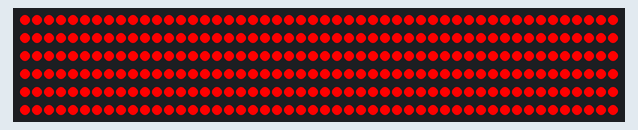
Simulated run of this sketch. Board: Arduino Uno, built with avr-gcc and run on an emulated ATmega328P. Parts: 300 RGB LEDs in strip order, left to right, continuing on the next row. The strip is taken to match the declared colour order.

Above: at 0.21 s.
At 0.56 s:
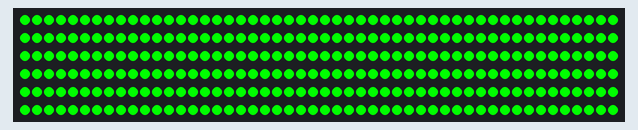
At 0.91 s:
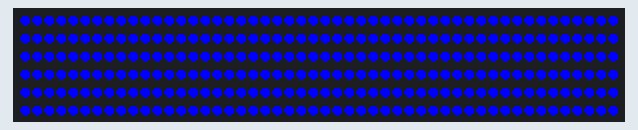

Measured:
- by itself, everything shown: repeats every 1.0 s, in 3 steps

The sketch:

led_wall.ino
```cpp
#include <Adafruit_NeoPixel.h>

#define LED_PIN    6
#define LED_COUNT 300

Adafruit_NeoPixel strip(LED_COUNT, LED_PIN, NEO_RGB + NEO_KHZ800);

void setup() {
  strip.begin();
  strip.show();
  strip.setBrightness(255);
  color(strip.Color(255,   255,   255));
}

void loop() {
  color(strip.Color(255,   0,   0));
  delay(20);
  color(strip.Color(0,   255,   0));
  delay(20);
  color(strip.Color(0,   0,   255));
  delay(20);

}

void color(uint32_t color) {
  for(int i=0; i<strip.numPixels(); i++) {
    strip.setPixelColor(i, color);
  }
  strip.show();
}
```
